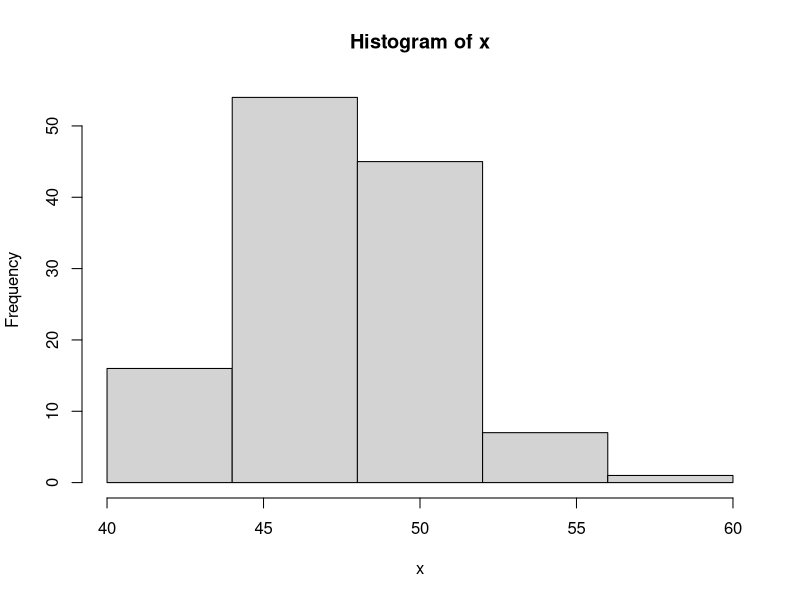
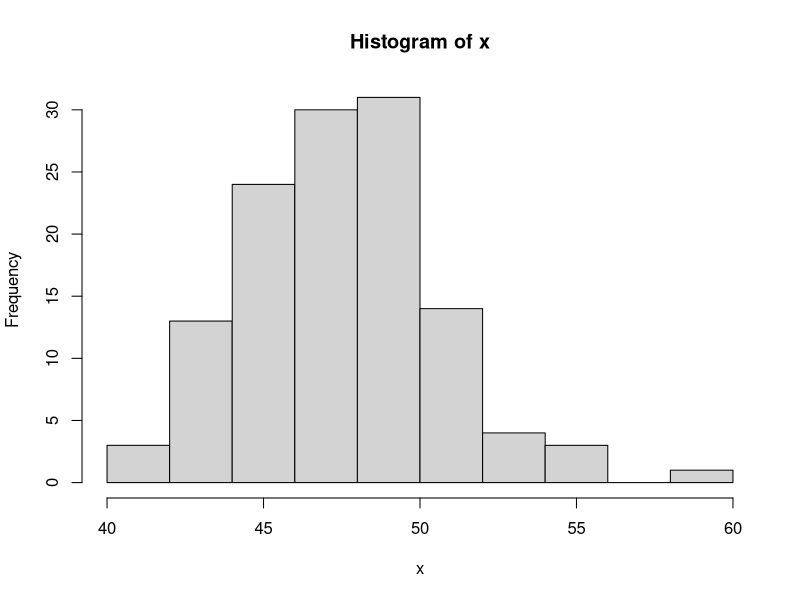
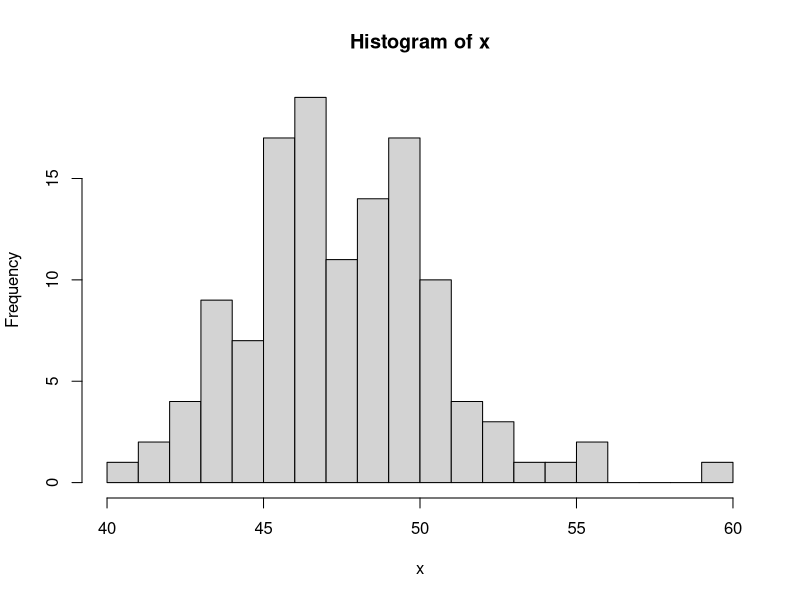
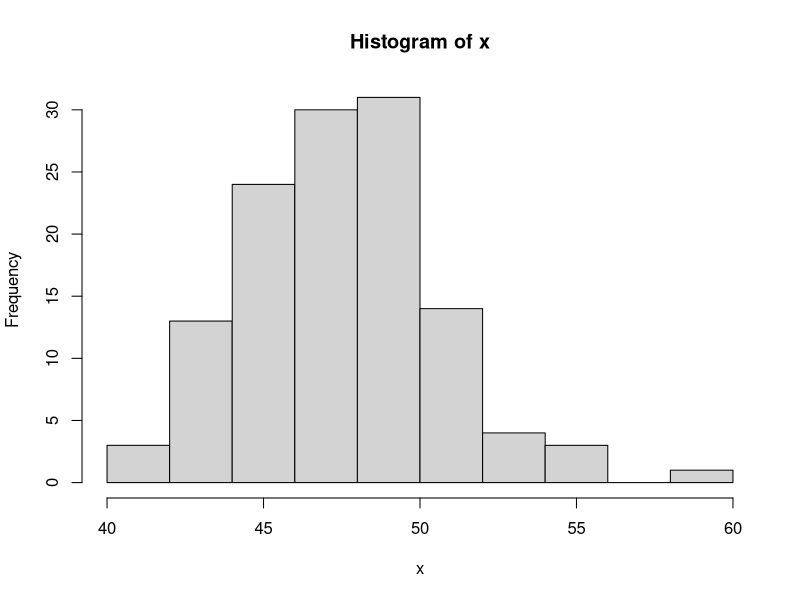

Here is the R script that generated these plots, in order:
data <- read.csv("penguins.csv")
data$bill_length_mm

data <- read.csv("penguins.csv")
x <- data$bill_length_mm

hist(x, breaks = seq(40, 60, 4))
hist(x, breaks = seq(40, 60, 2))
hist(x, breaks = seq(40, 60, 1))

data <- read.csv("penguins.csv")
x <- data$bill_length_mm

png("penguins-hist.png")
hist(x, breaks = seq(40, 60, 2))
dev.off()
